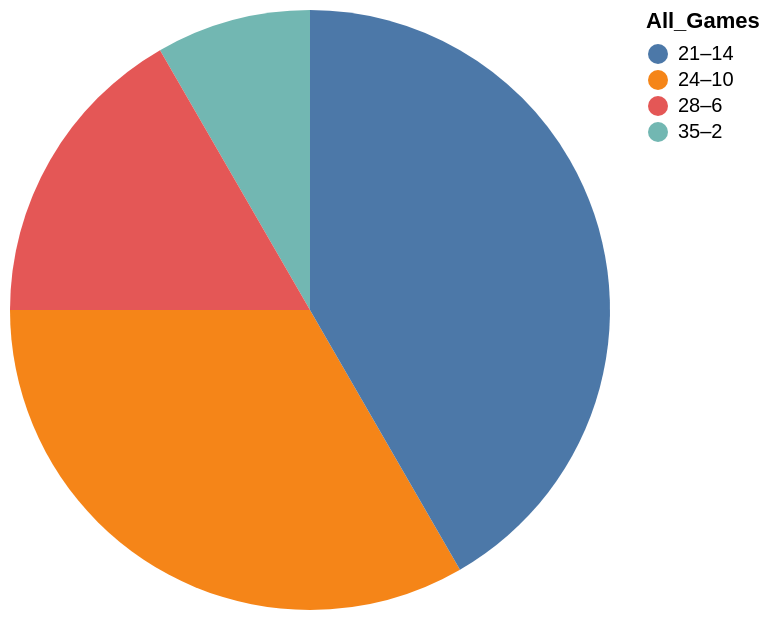

This figure's Vega-Lite source:
### Vega-Lite specification from a JSON file in a GitHub repository (floating-point values rounded to 4 significant figures)
{"data": {"values": [{"x_data": "35–2", "y_data": 1}, {"x_data": "28–6", "y_data": 2}, {"x_data": "24–10", "y_data": 4}, {"x_data": "21–14", "y_data": 5}]}, "mark": "arc", "encoding": {"theta": {"field": "y_data", "type": "quantitative", "title": "School_ID"}, "color": {"field": "x_data", "type": "nominal", "title": "All_Games"}}}
